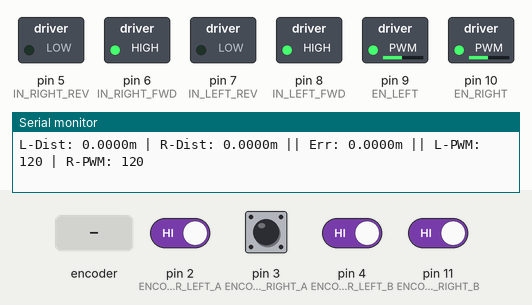
Recording of a sketch running on a simulated Arduino Uno, built with avr-gcc and run on an emulated ATmega328P. Shown: switched loads named in the sketch (green lamp = pin HIGH), the last lines printed to the serial monitor. The inputs (shaded band) are chosen by the test bench; at power-on: pin 2 (ENCODER_LEFT_A), pin 3 (ENCODER_RIGHT_A), pin 4 (ENCODER_LEFT_B), pin 11 (ENCODER_RIGHT_B) HIGH.

Above: at 1.2 s.
1.3 s: rotary encoder on pin 2 (ENCODER_LEFT_A) / pin 4 (ENCODER_LEFT_B) turned 3 steps (first pin leading)
At 1.51 s:
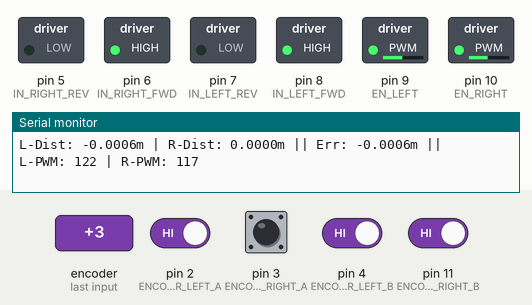
4.9 s: rotary encoder on pin 2 (ENCODER_LEFT_A) / pin 4 (ENCODER_LEFT_B) turned 1 step (first pin leading)
At 5.6 s:
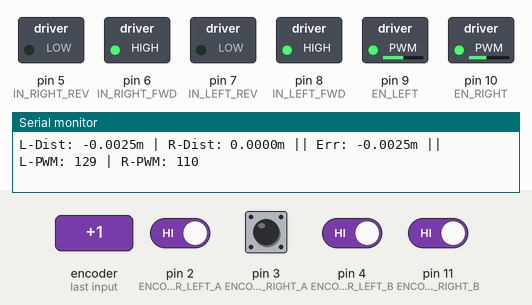
6.6 s: pin 3 (ENCODER_RIGHT_A) pulsed LOW 5 times (0.12 s each, 0.3 s apart)
At 6.93 s:
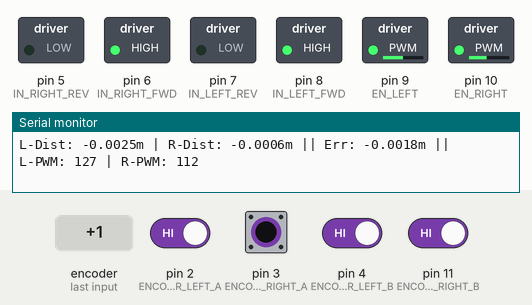
11.1 s: pin 3 (ENCODER_RIGHT_A) pulsed LOW 5 times (0.12 s each, 0.3 s apart)
At 11.43 s:
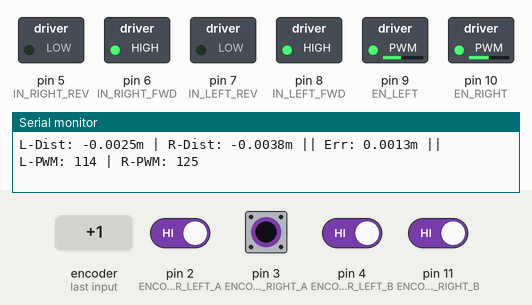
Timing chart, 0 to 14.1 s (numbered marks = the images above; inputs shaded):
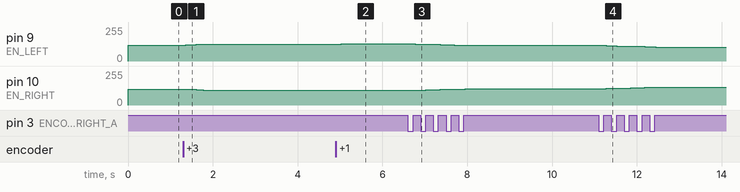

Measured:
- after the input at 1.3 s, pin 9 (EN_LEFT): 120/255 → 122/255 after 0.06 s, → 124/255 0.25 s later, → 127/255 0.17 s later; pin 10 (EN_RIGHT): 120/255 → 117/255 after 0.06 s, → 115/255 0.25 s later, → 112/255 0.17 s later
- after the input at 4.9 s, pin 9 (EN_LEFT): 127/255 → 129/255 after 0.12 s; pin 10 (EN_RIGHT): 112/255 → 110/255 after 0.12 s
- after the input at 6.6 s, pin 9 (EN_LEFT): moves from 129/255 to 117/255 over 1.2 s, starting after 0.17 s; pin 10 (EN_RIGHT): moves from 110/255 to 122/255 over 1.2 s, starting after 0.17 s
- after the input at 11.1 s, pin 9 (EN_LEFT): moves from 117/255 to 104/255 over 1.2 s, starting after 0.17 s; pin 10 (EN_RIGHT): moves from 122/255 to 135/255 over 1.2 s, starting after 0.17 s

The sketch:

pid-test.ino
```cpp
/*
 * Trolley-X: Asymmetric Closed-Loop PID Drive Test
 * Accounts for different Ticks-Per-Revolution (TPR) on Left vs Right motors
 */

// --- PIN DEFINITIONS ---
const int EN_LEFT = 9;       const int IN_LEFT_FWD = 8;    const int IN_LEFT_REV = 7;
const int ENCODER_LEFT_A = 2;  const int ENCODER_LEFT_B = 4;

const int EN_RIGHT = 10;     const int IN_RIGHT_FWD = 6;   const int IN_RIGHT_REV = 5;
const int ENCODER_RIGHT_A = 3; const int ENCODER_RIGHT_B = 11;

// --- ODOMETRY CONSTANTS ---
const float WHEEL_DIAMETER_M = 0.065;
const float WHEEL_CIRCUMFERENCE = 3.14159 * WHEEL_DIAMETER_M;

const float TPR_LEFT = 332.0;
const float TPR_RIGHT = 325.0;

const float METERS_PER_TICK_LEFT = WHEEL_CIRCUMFERENCE / TPR_LEFT;
const float METERS_PER_TICK_RIGHT = WHEEL_CIRCUMFERENCE / TPR_RIGHT;

// --- VARIABLES ---
volatile long leftTicks = 0;
volatile long rightTicks = 0;

int baseSpeed = 120; // Cruising PWM speed

void setup() {
  Serial.begin(9600);

  pinMode(EN_LEFT, OUTPUT); pinMode(IN_LEFT_FWD, OUTPUT); pinMode(IN_LEFT_REV, OUTPUT);
  pinMode(EN_RIGHT, OUTPUT); pinMode(IN_RIGHT_FWD, OUTPUT); pinMode(IN_RIGHT_REV, OUTPUT);

  pinMode(ENCODER_LEFT_A, INPUT); pinMode(ENCODER_LEFT_B, INPUT);
  pinMode(ENCODER_RIGHT_A, INPUT); pinMode(ENCODER_RIGHT_B, INPUT);

  attachInterrupt(digitalPinToInterrupt(ENCODER_LEFT_A), countLeft, RISING);
  attachInterrupt(digitalPinToInterrupt(ENCODER_RIGHT_A), countRight, RISING);

  // Start driving forward
  digitalWrite(IN_LEFT_FWD, HIGH); digitalWrite(IN_LEFT_REV, LOW);
  digitalWrite(IN_RIGHT_FWD, HIGH); digitalWrite(IN_RIGHT_REV, LOW);
}

void loop() {
  // 1. Calculate physical distance traveled by each side
  float leftDistance = leftTicks * METERS_PER_TICK_LEFT;
  float rightDistance = rightTicks * METERS_PER_TICK_RIGHT;

  // 2. Calculate the physical error in METERS
  float distanceError = leftDistance - rightDistance;

  // 3. Proportional Gain (Kp)
  // Because our error is now a tiny decimal (e.g. 0.01 meters),
  // our Kp multiplier must be very large to create a meaningful PWM adjustment (0-255).
  float kp = 4000.0;

  // 4. Calculate PWM adjustments
  int leftAdjustment = baseSpeed - (distanceError * kp);
  int rightAdjustment = baseSpeed + (distanceError * kp);

  // 5. Constrain to safe limits so we don't feed negative numbers or overload the driver
  leftAdjustment = constrain(leftAdjustment, 0, 255);
  rightAdjustment = constrain(rightAdjustment, 0, 255);

  // 6. Apply power
  analogWrite(EN_LEFT, leftAdjustment);
  analogWrite(EN_RIGHT, rightAdjustment);

  // Debug Output
  Serial.print("L-Dist: "); Serial.print(leftDistance, 4);
  Serial.print("m | R-Dist: "); Serial.print(rightDistance, 4);
  Serial.print("m || Err: "); Serial.print(distanceError, 4);
  Serial.print("m || L-PWM: "); Serial.print(leftAdjustment);
  Serial.print(" | R-PWM: "); Serial.println(rightAdjustment);

  delay(50); // Run at 20Hz
}

// --- INTERRUPTS ---
void countLeft() {
  if (digitalRead(ENCODER_LEFT_B) == HIGH) { leftTicks++; } else { leftTicks--; }
}

void countRight() {
  // Logic inverted for mirrored right-side motor mounting
  if (digitalRead(ENCODER_RIGHT_B) == HIGH) { rightTicks--; } else { rightTicks++; }
}
```
